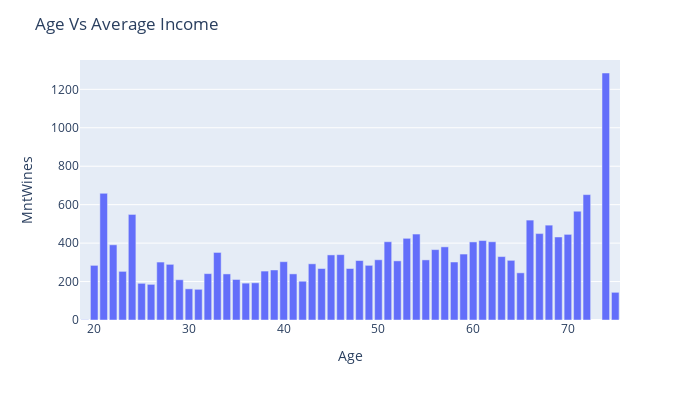

The notebook cell this image was saved under:
### Code cell
age_data = data.groupby(by = ['Age']).agg({'MntWines':'mean'}).reset_index()

fig = px.bar(age_data, x = 'Age', y = 'MntWines')
fig.update_layout(height=400, width=700, title_text="Age Vs Average Income")
fig.show()

### Figure 1 — Plotly figure (JSON) as saved in the notebook; plotly's stock layout.template omitted (floating-point values rounded to 4 significant figures)
{"data": [{"alignmentgroup": "True", "hovertemplate": "Age=%{x}<br>MntWines=%{y}<extra></extra>", "legendgroup": "", "marker": {"color": "#636efa", "pattern": {"shape": ""}}, "name": "", "offsetgroup": "", "orientation": "v", "showlegend": false, "textposition": "auto", "type": "bar", "x": [19, 20, 21, 22, 23, 24, 25, 26, 27, 28, 29, 30, 31, 32, 33, 34, 35, 36, 37, 38, 39, 40, 41, 42, 43, 44, 45, 46, 47, 48, 49, 50, 51, 52, 53, 54, 55, 56, 57, 58, 59, 60, 61, 62, 63, 64, 65, 66, 67, 68, 69, 70, 71, 72, 74, 75], "xaxis": "x", "y": [1.5, 284.2, 659, 391.2, 253, 549.2, 190.8, 185.4, 301.4, 289.6, 209.6, 162.2, 159.7, 241.3, 351.5, 239.7, 210.8, 191.8, 193.5, 254.6, 260.2, 303.4, 239.9, 201.7, 292.3, 267.9, 338.7, 340.0, 267.9, 309.2, 284.4, 313.3, 407.2, 307.6, 425, 446.9, 312.7, 366.2, 380.5, 301.7, 343.1, 406.2, 413.4, 407.1, 329.9, 310.4, 245.4, 519.8, 449.5, 493.5, 431.9, 445.5, 566, 652.3, 1285, 144], "yaxis": "y"}], "layout": {"barmode": "relative", "height": 400, "legend": {"tracegroupgap": 0}, "margin": {"t": 60}, "title": {"text": "Age Vs Average Income"}, "width": 700, "xaxis": {"anchor": "y", "domain": [0, 1], "title": {"text": "Age"}}, "yaxis": {"anchor": "x", "domain": [0, 1], "title": {"text": "MntWines"}}}}
